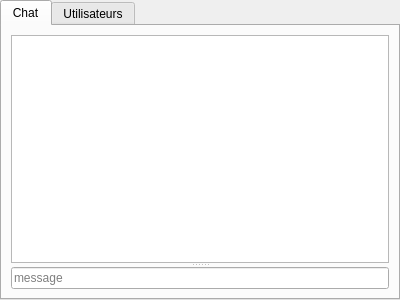
<?xml version="1.0" encoding="UTF-8"?>
<ui version="4.0">
 <class>ChatWidget</class>
 <widget class="QWidget" name="ChatWidget">
  <property name="geometry">
   <rect>
    <x>0</x>
    <y>0</y>
    <width>400</width>
    <height>300</height>
   </rect>
  </property>
  <property name="windowTitle">
   <string>Form</string>
  </property>
  <layout class="QVBoxLayout" name="verticalLayout">
   <property name="spacing">
    <number>0</number>
   </property>
   <property name="leftMargin">
    <number>0</number>
   </property>
   <property name="topMargin">
    <number>0</number>
   </property>
   <property name="rightMargin">
    <number>0</number>
   </property>
   <property name="bottomMargin">
    <number>0</number>
   </property>
   <item>
    <widget class="QTabWidget" name="tabWidget">
     <property name="currentIndex">
      <number>0</number>
     </property>
     <widget class="QWidget" name="chatTab">
      <attribute name="title">
       <string>Chat</string>
      </attribute>
      <layout class="QVBoxLayout" name="verticalLayout_4">
       <item>
        <widget class="QSplitter" name="splitter">
         <property name="sizePolicy">
          <sizepolicy hsizetype="Preferred" vsizetype="Expanding">
           <horstretch>0</horstretch>
           <verstretch>0</verstretch>
          </sizepolicy>
         </property>
         <property name="baseSize">
          <size>
           <width>200</width>
           <height>0</height>
          </size>
         </property>
         <property name="orientation">
          <enum>Qt::Vertical</enum>
         </property>
         <widget class="QTextBrowser" name="msgList">
          <property name="sizePolicy">
           <sizepolicy hsizetype="Expanding" vsizetype="Expanding">
            <horstretch>0</horstretch>
            <verstretch>3</verstretch>
           </sizepolicy>
          </property>
         </widget>
         <widget class="QLineEdit" name="msgField">
          <property name="placeholderText">
           <string>message</string>
          </property>
          <property name="clearButtonEnabled">
           <bool>true</bool>
          </property>
         </widget>
        </widget>
       </item>
      </layout>
     </widget>
     <widget class="QWidget" name="userTab">
      <attribute name="title">
       <string>Utilisateurs</string>
      </attribute>
      <layout class="QVBoxLayout" name="verticalLayout_6">
       <item>
        <widget class="QListView" name="nicknamesListView"/>
       </item>
      </layout>
     </widget>
    </widget>
   </item>
  </layout>
 </widget>
 <resources/>
 <connections/>
</ui>
